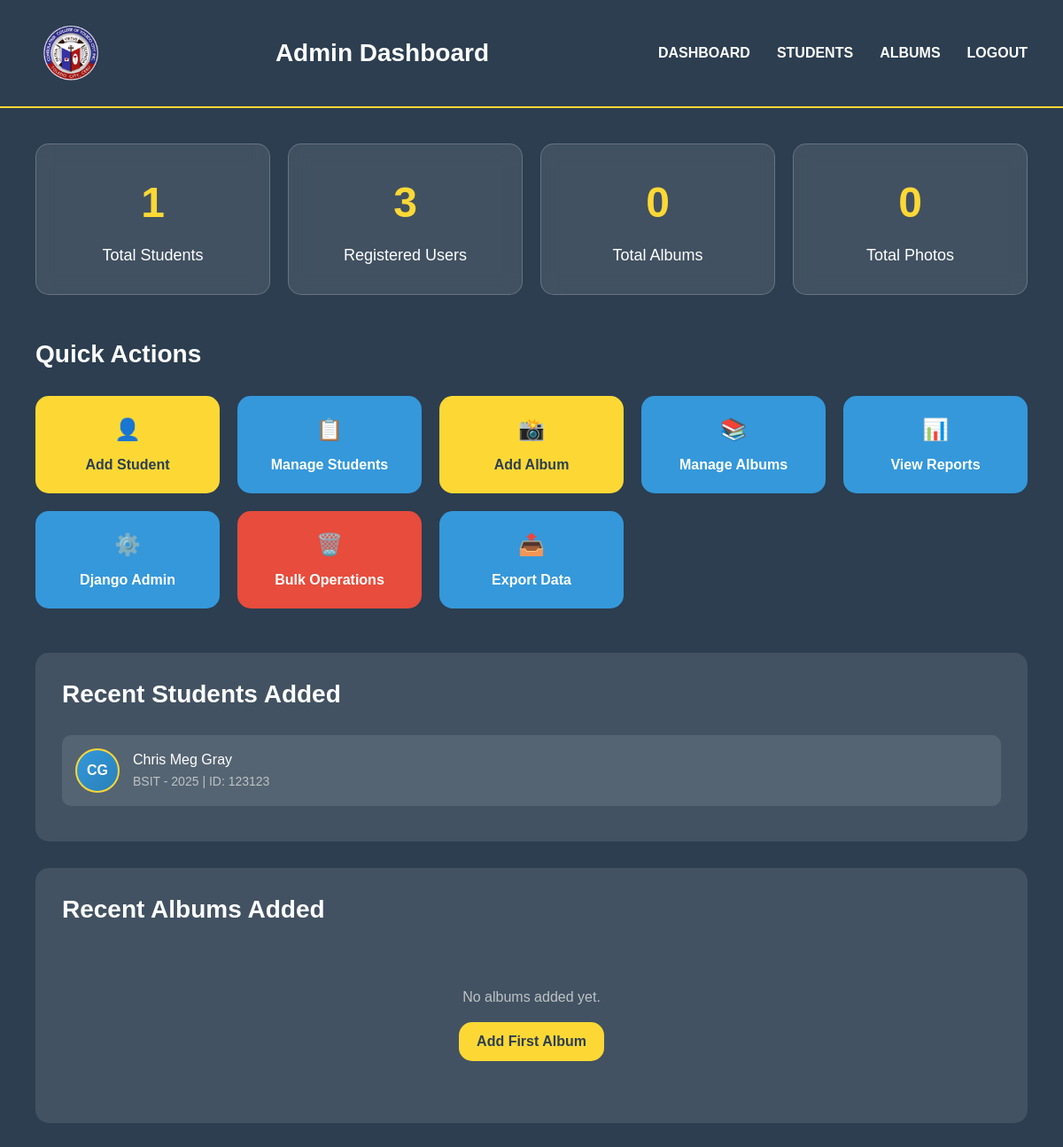
The page /admin-dashboard/ (signed in) on the database as committed earlier.
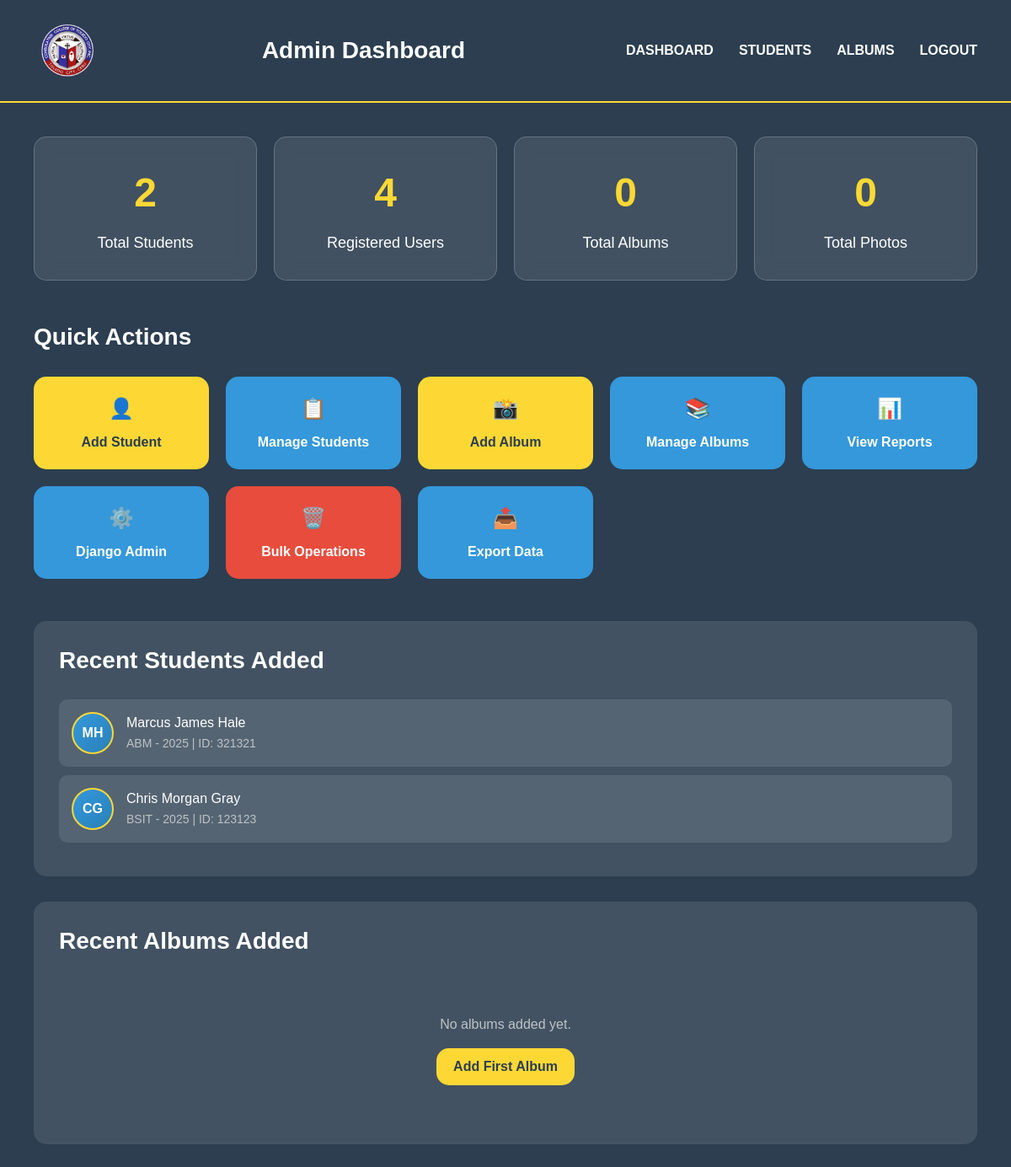
The same page on the database as committed later.
### yearbook/models.py (models this page shows, shortened)
class Student(models.Model):
    DEPARTMENTS = [
        ('BSHM', 'BSHM'),
        ('STEM', 'STEM'),
        ('ABM', 'ABM'),
        ('BSIT', 'BSIT'),
        ('BSED', 'BSED'),
    ]
    YEARS = [
        ('2021', '2021'),
        ('2022', '2022'),
        ('2023', '2023'),
        ('2024', '2024'),
        ('2025', '2025'),
    ]
    user = models.OneToOneField(User, on_delete=models.CASCADE, null=True, blank=True)
    first_name = models.CharField(max_length=100)
    middle_name = models.CharField(max_length=100, blank=True)
    last_name = models.CharField(max_length=100)
    school_id = models.CharField(max_length=50, unique=True)
    email = models.EmailField()
    department = models.CharField(max_length=10, choices=DEPARTMENTS)
    year = models.CharField(max_length=4, choices=YEARS)
    block = models.CharField(max_length=10)
    section = models.CharField(max_length=50)
    profile_photo = models.ImageField(upload_to='profile_photos/', null=True, blank=True)
    achievements = models.TextField(blank=True)
    created_at = models.DateTimeField(default=timezone.now)
    @property
    def full_name(self):
        return f"{self.first_name} {self.middle_name} {self.last_name}".strip()

### yearbook/views.py (the view)
# urls.py: path('admin-dashboard/', views.admin_dashboard, name='admin_dashboard'),
@login_required
@user_passes_test(is_admin)
def admin_dashboard(request):
    total_students = Student.objects.count()
    total_users = User.objects.count()
    total_albums = Album.objects.count()
    total_photos = Photo.objects.count()
    recent_searches = SearchHistory.objects.count()
    recent_students = Student.objects.order_by('-created_at')[:5]
    recent_albums = Album.objects.order_by('-created_at')[:5]
    context = {
        'total_students': total_students,
        'total_users': total_users,
        'total_albums': total_albums,
        'total_photos': total_photos,
        'recent_searches': recent_searches,
        'recent_students': recent_students,
        'recent_albums': recent_albums,
    }
    return render(request, 'yearbook/admin_dashboard.html', context)

### yearbook/views.py (called while the page is built)
def is_admin(user):
    return user.is_authenticated and user.is_staff

### yearbook/template/yearbook/admin_dashboard.html (shortened to what the changed rows need)
{% load static %}
<!DOCTYPE html>
<html lang="en">
<head>
  <link href="https://cdn.jsdelivr.net/npm/bootstrap@5.3.3/dist/css/bootstrap.min.css" rel="stylesheet">
</head>
<body>
  <header class="header">
    <h1 class="header-title">Admin Dashboard</h1>
  </header>
  <div class="main-content">
    <div class="stats-section">
      <div class="stat-card">
        <div class="stat-number">{{ total_students }}</div>
        <div class="stat-label">Total Students</div>
      </div>
      <div class="stat-card">
        <div class="stat-number">{{ total_users }}</div>
        <div class="stat-label">Registered Users</div>
      </div>
    </div>
    <div class="quick-actions">
      <h2 class="section-title">Quick Actions</h2>
    </div>
    <div class="recent-students">
      <h2 class="section-title">Recent Students Added</h2>
      {% if recent_students %}
        {% for student in recent_students %}
          <div class="student-item">
            {% if student.profile_photo %}
              <img src="{{ student.profile_photo.url }}" alt="{{ student.full_name }}" class="student-photo">
            {% else %}
              <div class="student-photo" style="background: linear-gradient(135deg, #3498DB, #2980B9); display: flex; align-items: center; justify-content: center; color: white; font-weight: bold;">
                {{ student.first_name.0 }}{{ student.last_name.0 }}
              </div>
            {% endif %}
            <div class="student-info">
              <h6>{{ student.full_name }}</h6>
              <p>{{ student.department }} - {{ student.year }} | ID: {{ student.school_id }}</p>
            </div>
          </div>
        {% endfor %}
      {% endif %}
    </div>
    <div class="recent-students">
      <h2 class="section-title">Recent Albums Added</h2>
    </div>
  </div>
</body>
</html>

Rows that differ between the two databases and show on the page:
added Student: first_name.0 "M", last_name.0 "H", full_name "Marcus James Hale", department "ABM", year "2025", school_id "321321"
changed Student "BSIT": full_name "Chris Meg Gray" → "Chris Morgan Gray"
Other text that changed with them:
{{ total_students }}: "1" → "2"
{{ total_users }}: "3" → "4"
